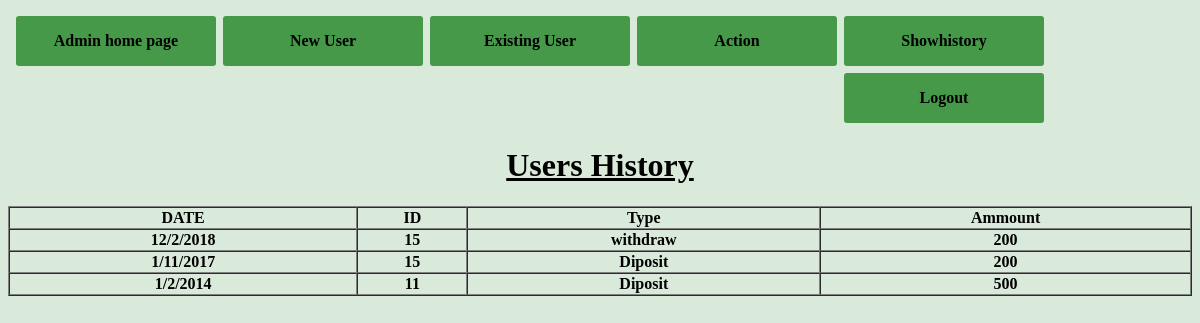
Page /Showhistory.php on the committed database.
### tables this page shows
CREATE TABLE `history` (
  `date` varchar(20) NOT NULL,
  `Id` varchar(20) NOT NULL,
  `type` varchar(20) NOT NULL,
  `ammount` varchar(20) NOT NULL
);

### Showhistory.php (the view, shortened to what this page needs)
<html>
	<head>
	</head>
<body>
     <table>
				<tr class=tr1 >
		         <th colspan="2" width="200"  ><a href="Admin_Homepage.html">Admin home page</a></th>
				 <th colspan="2" width="200" ><a href="New_User.php">New User</a></th>
				 <th colspan="2" width="200" ><a href="Existing_User.php">Existing User</a></th>
				 <th colspan="2" width="200">
					<div class=div1 >
						<a>Action</a>
					</div>
				</th>
				 <th width="200" colspan="2"><a href="Showhistory.php">Showhistory</a></th>
				 <th width="200"><a href="Logout.php">Logout</a></th>
				</tr>
		</table>
<center><h1><u>Users History</u></h1></center>
<table border="solid black" cellspacing="0"  width="100%">
<tr>
<th align="center">DATE</th>
<th align="center">ID</th>
<th align="center"> Type</th>
<th align="center"> Ammount</th>
</tr>
<?php
			$query="SELECT * FROM history";
			$con=mysqli_connect("localhost","root","","bank_project") or die("cannot connect");
			$result=mysqli_query($con,$query);
			while($row=mysqli_fetch_assoc($result))
			{
				echo "<tr>
		         <th  align='center' >$row[date]</th>
				 <th align='center'>$row[Id]</th>
				 <th align='center'>$row[type]</th>
				 <th align='center'>$row[ammount]</th>
				</tr>";
			}
	?>
</table>
</body>
</html>

### Showhistory.php (style rules this page uses)
body { background-color: #daeada; }
.tr1 th { display:block; float:left; margin-left:5px; line-height:50px; border-radius:3px; }
.tr1 th a { display:block; background-color:#459949; width:100%; border-radius:3px; margin-top:5px; color:black; text-decoration:none; }
.div1 { height:58px; overflow:hidden; }

### rows in the picture
history: date "12/2/2018", Id "15", type "withdraw", ammount "200"
history: date "1/11/2017", Id "15", type "Diposit", ammount "200"
history: date "1/2/2014", Id "11", type "Diposit", ammount "500"
